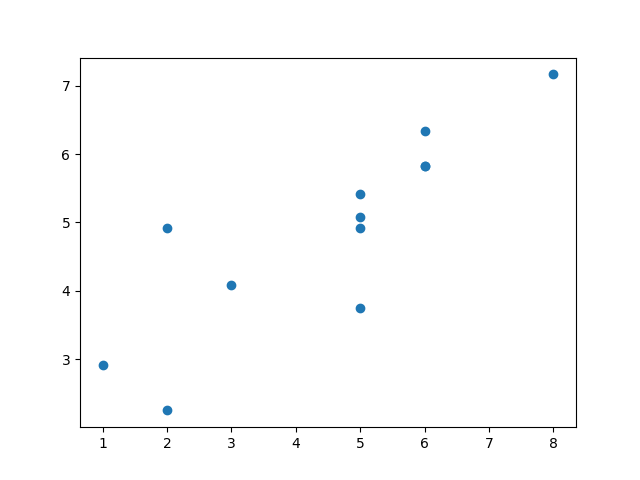

This figure's Python source:
from espn_api.football import League
import pandas as pd
import numpy as np
import my_secrets
import matplotlib.pyplot as plt

league = League(league_id=my_secrets._league_id,
                year=2025,
                espn_s2=my_secrets._espn_s2,
                swid=my_secrets._swid,
                fetch_league=True)

ps = dict()
# intiliaze the scores dictionary 
for team in league.teams:
    ps[team.team_name] = dict()
    ps[team.team_name]['proj_score'] = 0.0
    ps[team.team_name]['score'] = 0.0 
    ps[team.team_name]['exp_wins'] = 0.0
    ps[team.team_name]['act_wins'] = team.wins

Nteams = len(league.teams)

for week_num in range(1,10):
    matchups = league.box_scores(week_num)
    # get everyones scores for the week 
    for match in matchups:
        for team,score in zip([match.home_team,match.away_team],[match.home_score, match.away_score]):
            ps[team.team_name]['score'] = score
    
    # using pandas I guess
    # find expected wins 
    psdf = pd.DataFrame(ps).T
    # Teams are columns and score lists are indices
    # sort by score 
    psdf = psdf.sort_values(by=['score'],ascending=False)
    for team in league.teams:
        rank = psdf.index.get_loc(team.team_name)
        exp_wins = (Nteams-rank)/Nteams
        ps[team.team_name]['exp_wins'] += exp_wins


psdf = pd.DataFrame(ps).T
print(psdf['exp_wins'])

fig,ax = plt.subplots(1,1)

ax.scatter(psdf['act_wins'],psdf['exp_wins'])

fig.savefig('exp_wins.png')




